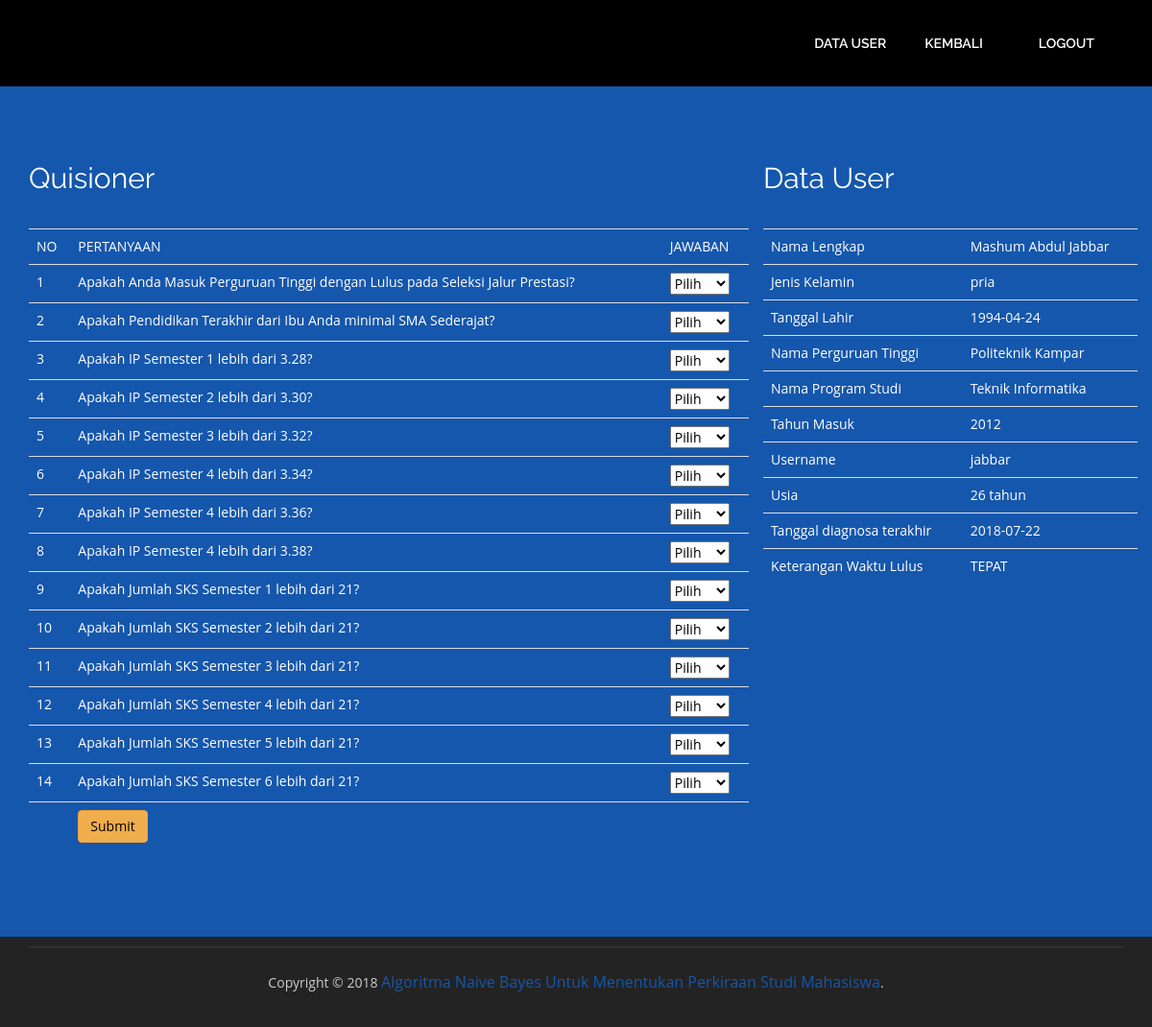
/periksa.php?act=quisioner (signed in), run on the app's committed database.
### tables this page shows
CREATE TABLE `pertanyaan` (
  `id_basis` int(10) NOT NULL,
  `id_gejala` varchar(10) DEFAULT NULL,
  `pertanyaan` varchar(300) DEFAULT NULL,
  `fakta_ya` varchar(150) DEFAULT NULL,
  `fakta_tidak` varchar(150) DEFAULT NULL,
  `updated` varchar(20) NOT NULL,
  `updater` varchar(20) NOT NULL
);

CREATE TABLE `daftar_user` (
  `id_user` int(15) NOT NULL,
  `nama_lengkap` varchar(35) DEFAULT NULL,
  `nama_perti` varchar(35) DEFAULT NULL,
  `nama_jurusan` varchar(35) DEFAULT NULL,
  `tahun_masuk` varchar(35) DEFAULT NULL,
  `nama` varchar(35) DEFAULT NULL,
  `password` varchar(15) DEFAULT NULL,
  `jenis_kelamin` varchar(10) DEFAULT NULL,
  `tgl_lahir` date DEFAULT NULL,
  `tgl_diagnosa` date DEFAULT NULL,
  `keterangan` varchar(35) DEFAULT NULL,
  `updated` varchar(20) DEFAULT NULL,
  `updater` varchar(20) DEFAULT NULL
);

### periksa.php (the view, shortened to what this page needs)
<!doctype html>
<html style="background:#000;">
<head>
<link href="css/bootstrap.min.css" rel="stylesheet" type="text/css">
<link href="css/style.css" rel="stylesheet" type="text/css">
<link href="css/font-awesome.css" rel="stylesheet" type="text/css">
<link href="css/animate.css" rel="stylesheet" type="text/css">
</head>
<body>
<header id="header_wrapper">
  <div class="container">
    <div class="header_box">
	  <nav class="navbar navbar-inverse" role="navigation">
	    <div id="main-nav" class="collapse navbar-collapse navStyle">
			<ul class="nav navbar-nav" id="mainNav">
			  <li><a href="?act=user">Data User</a></li>
			  <li><a href="index.php">Kembali</a></li>
			   <li><a href="logout.php">Logout</a></li>
			</ul>
      </div>
	 </nav>
    </div>
  </div>
</header>
<section id="hero_section" class="top_cont_outer">
  <div class="hero_wrapper" id="hero_periksa">
    <div class="container">
      <div class="hero_section">
        <div class="row">
			<?php if($_GET['act']=="quisioner"){?>
          <div class="col-lg-8 col-sm-7">
            <div class="top_left_cont animated">
			<h2>Quisioner</h2>
			<form action="?act=submit" method="POST">
				<table class="table table" style="color:white;">
					<tr>
						<td>NO</td>
						<td>PERTANYAAN</td>
						<td>JAWABAN</td>
					</tr>
					<?php
					$no = 0;
					$query_pertanyaan = mysql_query("select * from pertanyaan");
					while($data_pertanyaan = mysql_fetch_array($query_pertanyaan)){
					?>
					<tr>
						<td><?php echo $no+1;?></td>
						<td><?php echo $data_pertanyaan['pertanyaan'];?></td>
						<td>
						<select name='quisioner<?php echo $no;?>' style="color:black;">
							<option style="color:black;">Pilih</option>
						</select>
						</td>
					</tr>
					<?php $no++;} ?>
				<tr><td></td><td colspan="2"><input type="submit" value="Submit" style="color:black;" class="btn btn-warning"></td></tr>
				</table>
			</form>
			 </div>
          </div>
          <div class="top_left_cont col-lg-4 col-sm-5">
			<h2>Data User</h2>
			<table class="table table" id="tabel_user">
				<tbody>
					<?php
						$ssql = "SELECT * FROM daftar_user WHERE id_user = '".$_SESSION['user']."'";
						$query = mysql_query($ssql);
						while ($record = mysql_fetch_array($query)){
							$lahir = substr($record['tgl_lahir'], 0, 4);
							$now = date ('Y');
							$usia = $now - $lahir;
							echo "<tr>";
							echo "<td>Nama Lengkap</td>";
							echo "<td>".$record['nama_lengkap']."</td>";
							echo "</tr>";
							echo "<tr>";
							echo "<td>Jenis Kelamin</td>";
							echo "<td>".$record['jenis_kelamin']."</td>";
							echo "</tr>";
							echo "<tr>";
							echo "<td>Tanggal Lahir</td>";
							echo "<td>".$record['tgl_lahir']."</td>";
							echo "</tr>";
							echo "<tr>";
							echo "<td>Nama Perguruan Tinggi</td>";
							echo "<td>".$record['nama_perti']."</td>";
							echo "</tr>";
							echo "<tr>";
							echo "<td>Nama Program Studi</td>";
							echo "<td>".$record['nama_jurusan']."</td>";
							echo "</tr>";
							echo "<tr>";
							echo "<td>Tahun Masuk</td>";
							echo "<td>".$record['tahun_masuk']."</td>";
							echo "</tr>";
							echo "<tr>";
							echo "<td>Username</td>";
							echo "<td>".$record['nama']."</td>";
							echo "</tr>";
							echo "<tr>";
							echo "<td>Usia</td>";
							echo "<td>$usia tahun</td>";
							echo "</tr>";
							echo "<tr>";
							echo "<td>Tanggal diagnosa terakhir</td>";
							echo "<td>".$record['tgl_diagnosa']."</td>";
							echo "</tr>";
							echo "<tr>";
							echo "<td>Keterangan Waktu Lulus</td>";
							echo "<td>".$record['keterangan']."</td>";
							echo "</tr>";
						}
					?>
				</tbody>
			</table>
		  </div>
			<?php } ?>
        </div>
      </div>
    </div>
  </div>
</section>
<footer class="footer_wrapper" id="contact_periksa">
  <div class="container">
    <section class="page_section contact" id="contact_periksa">
    </section>
  </div>
  <div class="container">
    <div class="footer_bottom"><span>Copyright © 2018 <a href="index.php">Algoritma Naive Bayes Untuk Menentukan Perkiraan Studi Mahasiswa</a>. </span> </div>
  </div>
</footer>
</body>
</html>

### css/style.css (style rules this page uses)
ul { list-style: none; }
a, a:hover, a:active { outline: 0px !important; }
body { background: #fff; font-family: 'Open Sans', sans-serif; font-size: 14px; font-weight: normal; color: #888888; margin: 0; }
h2 { font-size: 38px; color: #222222; font-family: 'Raleway', sans-serif; font-weight: normal; margin: 0px 0 25px 0; text-align: center; }
#header_wrapper { background: #000; padding: 20px 0px; }
.header_box { position: relative; }
.navbar-inverse { background-color: transparent; border-color: transparent; }
.navbar { border: 0px solid #fff; min-height: 40px; margin-bottom: 0px; }
.navbar-inverse .navbar-nav > li > a { color: #FFF; }
.navStyle { float: right; }
.navStyle ul { list-style: none; padding: 0px; }
.navStyle ul li { display: inline-block; margin: 0 5px; }
.navStyle ul li:first-child { ; }
.navStyle ul li:last-child { margin: 0 0 0 23px; }
.navStyle ul li a { display: block; font-size: 14px; color: #222222; font-family: 'Raleway', sans-serif; text-decoration: none; text-transform: uppercase; font-weight: 600; transition: all 0.2s ease-in-out; -moz-transition: all 0.2s ease-in-out; -webkit-transition: all 0.2s ease-in-out; }
.top_cont_outer { background: #1557ac; position: relative; }
.hero_section { position: relative; }
.top_left_cont { padding: 70px 0; }
.top_left_cont h2 { font-size: 30px; color: #FFF; line-height: 52px; margin: 0 0 26px 0; font-family: 'Raleway', sans-serif; text-align: justify; }
.page_section.contact { padding: 90px 0 100px; }
.footer_wrapper { background: #232323; }
.footer_bottom { border-top: 1px solid #3C3A3A; padding: 25px 0; }
.footer_bottom span { display: block; font-size: 14px; color: #cccccc; text-align: center; }
.footer_bottom span a { display: inline-block; color: #1557ac; font-size: 16px; transition: all 0.3s ease-in-out; -moz-transition: all 0.3s ease-in-out; -webkit-transition: all 0.3s ease-in-out; }
#contact_periksa { padding: 0px 0 10px; }
#hero_periksa { min-height:500px; }
#tabel_user { color:#fff; }

### data on the page
pertanyaan: pertanyaan "Apakah Anda Masuk Perguruan Tinggi dengan Lulus pada Seleksi Jalur Prestasi?"
pertanyaan: pertanyaan "Apakah Pendidikan Terakhir dari Ibu Anda minimal SMA Sederajat?"
pertanyaan: pertanyaan "Apakah IP Semester 1 lebih dari 3.28?"
pertanyaan: pertanyaan "Apakah IP Semester 2 lebih dari 3.30?"
pertanyaan: pertanyaan "Apakah IP Semester 3 lebih dari 3.32?"
pertanyaan: pertanyaan "Apakah IP Semester 4 lebih dari 3.34?"
pertanyaan: pertanyaan "Apakah IP Semester 4 lebih dari 3.36?"
pertanyaan: pertanyaan "Apakah IP Semester 4 lebih dari 3.38?"
pertanyaan: pertanyaan "Apakah Jumlah SKS Semester 1 lebih dari 21?"
pertanyaan: pertanyaan "Apakah Jumlah SKS Semester 2 lebih dari 21?"
pertanyaan: pertanyaan "Apakah Jumlah SKS Semester 3 lebih dari 21?"
pertanyaan: pertanyaan "Apakah Jumlah SKS Semester 4 lebih dari 21?"
pertanyaan: pertanyaan "Apakah Jumlah SKS Semester 5 lebih dari 21?"
pertanyaan: pertanyaan "Apakah Jumlah SKS Semester 6 lebih dari 21?"
daftar_user: nama_lengkap "Mashum Abdul Jabbar", jenis_kelamin "pria", tgl_lahir "1994-04-24", nama_perti "Politeknik Kampar", nama_jurusan "Teknik Informatika", tahun_masuk "2012", nama "jabbar", tgl_lahir "26", tgl_diagnosa "2018-07-22", keterangan "TEPAT"
